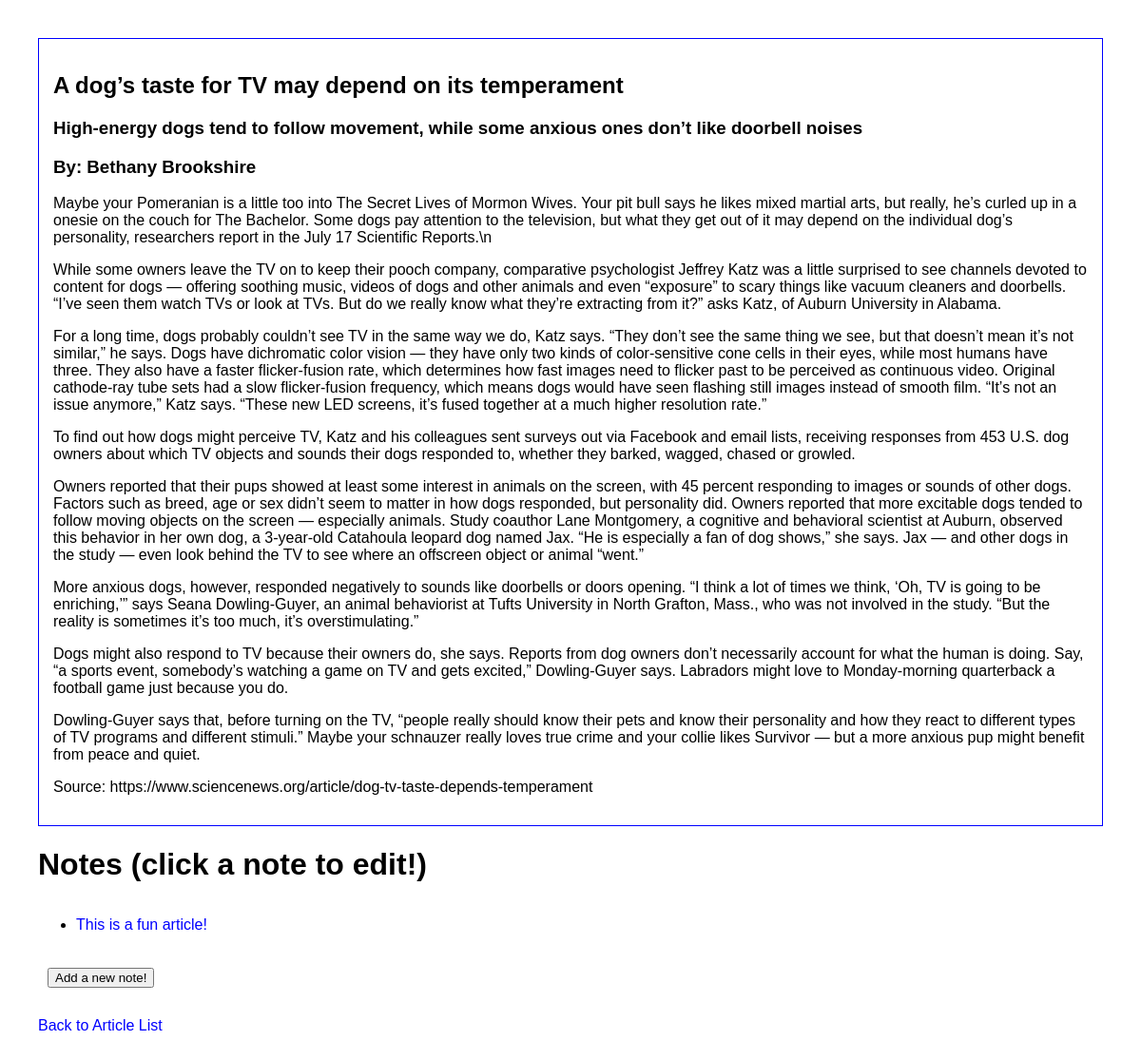
Page /annotation/1/ on the earlier database version.
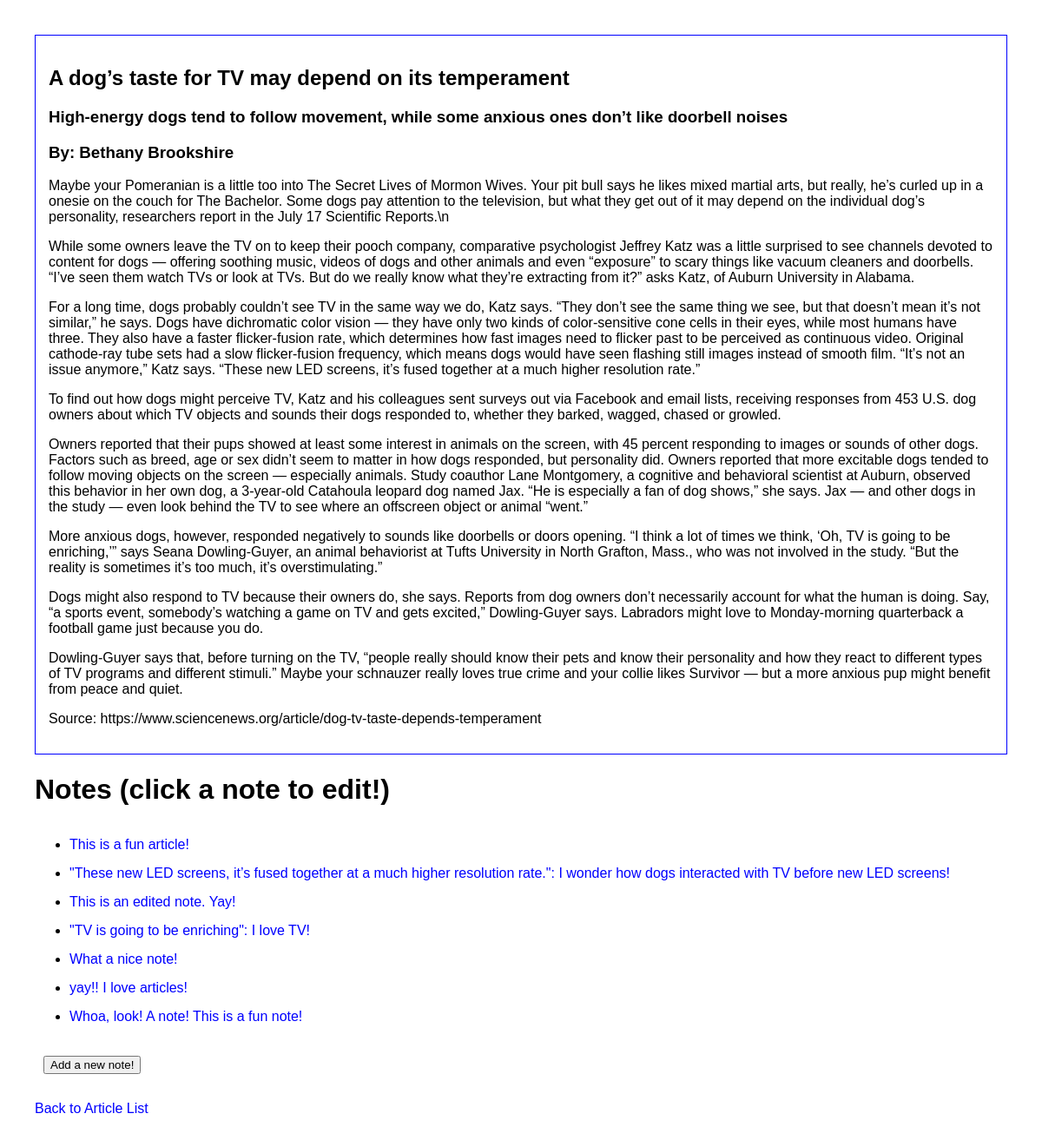
Same page on the later database version.
### annotation/models.py (models this page shows, shortened)
class Note(models.Model):
    article = models.ForeignKey(Article, on_delete=models.CASCADE)
    selected_text = models.TextField(blank=True)
    note_text = models.TextField()
    creation_time = models.DateTimeField(auto_now_add=True)

### annotation/views.py (the view)
# urls.py: path("<int:article_id>/", views.detail, name="detail"),
def detail(request, article_id):
    current_article = Article.objects.get(pk=article_id)
    template = loader.get_template("annotation/detail.html")
    context = {
        "article": current_article,
        "notes": current_article.note_set.all()
    }
    return HttpResponse(template.render(context, request))

### annotation/templates/annotation/detail.html (shortened to what this page needs)
{% load static %}
<link rel="stylesheet" href="{% static 'annotation/style.css' %}">
<!doctype html>
<html lang="en-US">
    <head>
    </head>
    <body>
        <article>
            <h1>{{ article.title }}</h1>
            <h3>{{ article.subtitle|linebreaks }}</h3>
            <h3>By: {{ article.author }}</h3>
            <p>{{ article.body|linebreaks }}</p>
            <p>Source: {{ article.source }}</p>
        </article>
        <h1>Notes (click a note to edit!)</h1>
            {% if notes %}
                <ul>
                {% for note in notes %}
                    <li><a href="/annotation/{{ article.id }}/notes/{{ note.id }}/edit/">{% if note.selected_text %}"{{ note.selected_text }}": {% endif %}{{ note.note_text }}</a></li>
                {% endfor %}
                </ul>
            {% else %}
                <p>No notes have been created.</p>
            {% endif %}
            <button id="add-note-btn" class="btn btn-primary">Add a new note!</button>
        <a href="/annotation/">Back to Article List</a>
    </body>
</html>

Differences in the rows shown:
added Note: selected_text "These new LED screens, it’s fused together at a much higher resolution rate.", note_text "I wonder how dogs interacted with TV before new LED screens!"
added Note: note_text "This is an edited note. Yay!"
added Note: selected_text "TV is going to be enriching", note_text "I love TV!"
added Note: note_text "What a nice note!"
added Note: note_text "yay!! I love articles!"
added Note: note_text "Whoa, look! A note! This is a fun note!"
